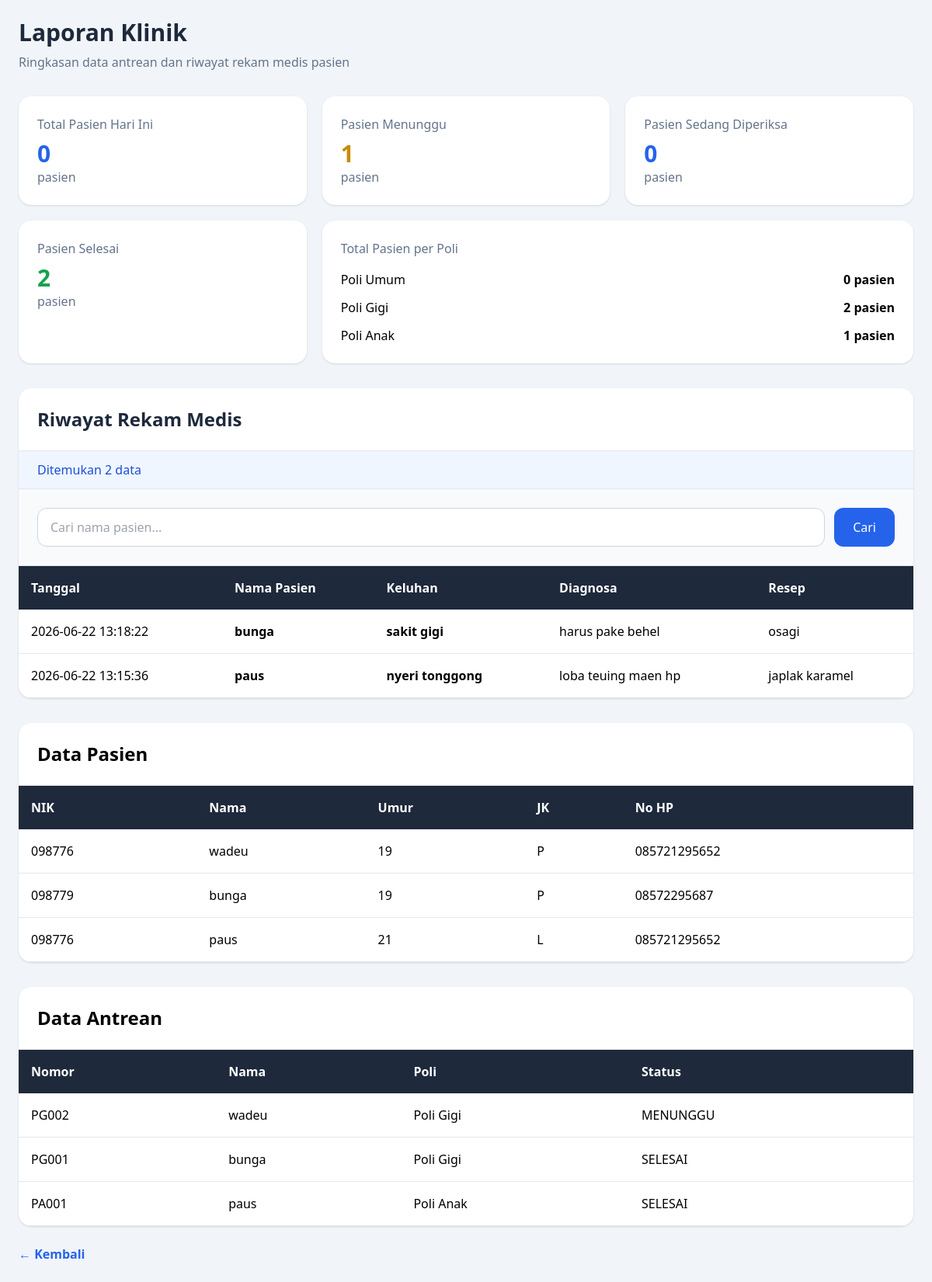
/laporan, run on an earlier commit of the app's database.
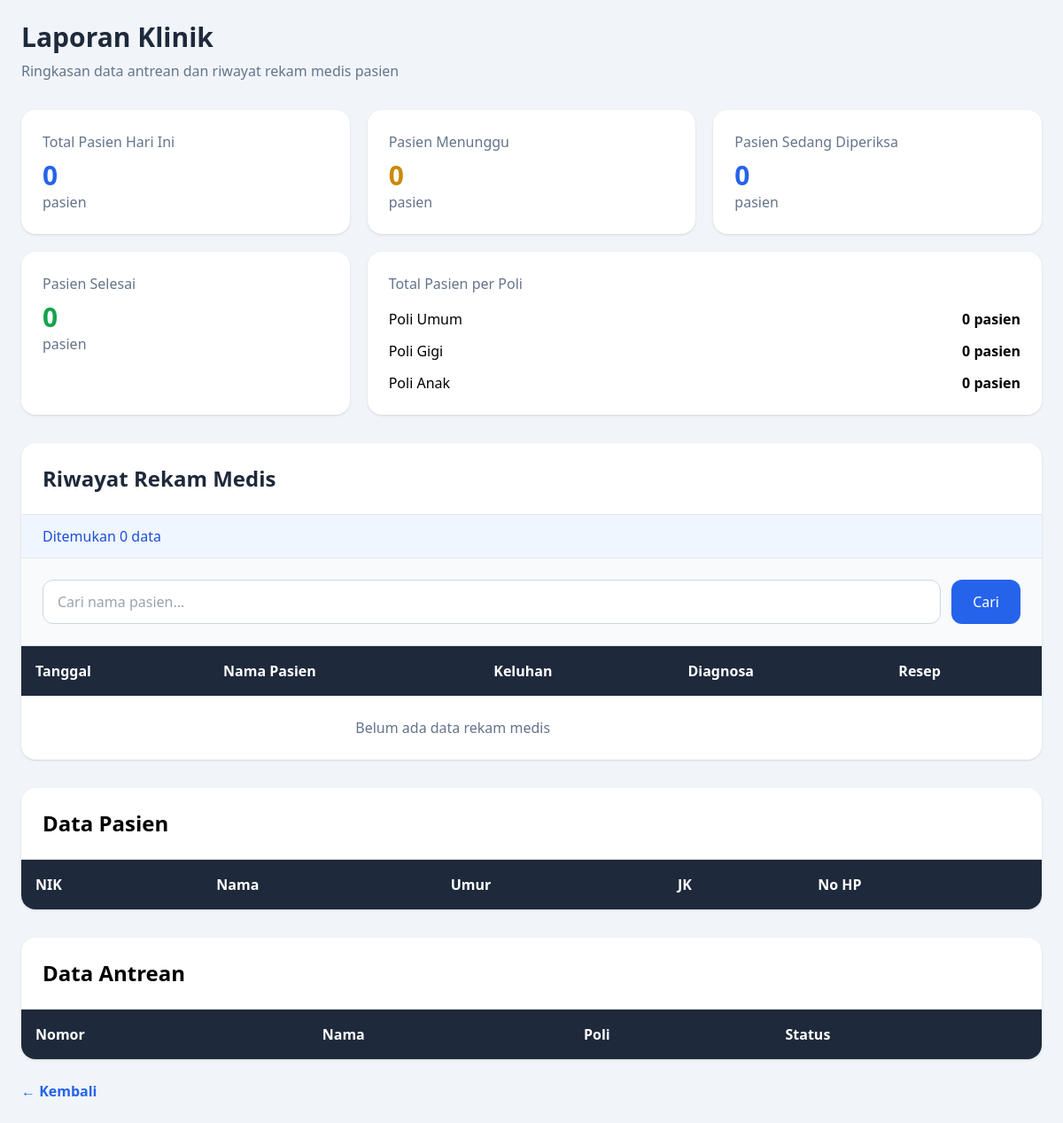
And on a later commit of the database.
### tables this page shows
CREATE TABLE rekam_medis (
            id INTEGER PRIMARY KEY AUTOINCREMENT, id_pasien INTEGER NOT NULL, keluhan TEXT NOT NULL,
            diagnosa TEXT NOT NULL, resep TEXT NOT NULL, tanggal_periksa TEXT NOT NULL,
            FOREIGN KEY (id_pasien) REFERENCES pasien(id)
        );

CREATE TABLE pasien (
            id INTEGER PRIMARY KEY AUTOINCREMENT, nik TEXT NOT NULL,nama TEXT NOT NULL,
            umur INTEGER NOT NULL, jenis_kelamin TEXT NOT NULL, no_hp TEXT NOT NULL
        );

CREATE TABLE antrean (
            id INTEGER PRIMARY KEY AUTOINCREMENT, id_pasien INTEGER NOT NULL, no_antrean TEXT NOT NULL,
            poli TEXT NOT NULL, status TEXT NOT NULL, waktu_daftar TEXT NOT NULL,
            FOREIGN KEY (id_pasien) REFERENCES pasien(id)
        );

### main.py (the view)
@app.route("/laporan")
def laporan_klinik():
    keyword = request.args.get("keyword", "")
    conn = get_db()
    total_pasien = conn.execute("""
        SELECT COUNT(*) FROM antrean
        WHERE date(waktu_daftar) = date('now')
    """).fetchone()[0]
    poli_umum = conn.execute("""
        SELECT COUNT(*) FROM antrean
        WHERE poli = 'Poli Umum'
    """).fetchone()[0]
    poli_gigi = conn.execute("""
        SELECT COUNT(*) FROM antrean
        WHERE poli = 'Poli Gigi'
    """).fetchone()[0]
    poli_anak = conn.execute("""
        SELECT COUNT(*) FROM antrean
        WHERE poli = 'Poli Anak'
    """).fetchone()[0]
    menunggu = conn.execute("""
        SELECT COUNT(*) FROM antrean
        WHERE status = 'MENUNGGU'
    """).fetchone()[0]
    diperiksa = conn.execute("""
        SELECT COUNT(*) FROM antrean
        WHERE status = 'DIPERIKSA'
    """).fetchone()[0]
    selesai = conn.execute("""
        SELECT COUNT(*) FROM antrean
        WHERE status = 'SELESAI'
    """).fetchone()[0]
    riwayat = conn.execute("""
        SELECT rekam_medis.*, pasien.nama
        FROM rekam_medis
        JOIN pasien
        ON rekam_medis.id_pasien = pasien.id
        WHERE pasien.nama LIKE ?
        ORDER BY rekam_medis.id DESC
    """, (f"%{keyword}%",)).fetchall()
    pasien = conn.execute("""
        SELECT *
        FROM pasien
        ORDER BY id DESC
    """).fetchall()
    antrean = conn.execute("""
        SELECT antrean.*, pasien.nama
        FROM antrean
        JOIN pasien ON antrean.id_pasien = pasien.id
        ORDER BY antrean.id DESC
    """).fetchall()
    conn.close()
    return render_template(
        "admin/laporan.html",
        total_pasien=total_pasien,
        pasien=pasien,
        antrean=antrean,
        poli_umum=poli_umum,
        poli_gigi=poli_gigi,
        poli_anak=poli_anak,
        menunggu=menunggu,
        diperiksa=diperiksa,
        selesai=selesai,
        riwayat=riwayat,
        keyword =keyword
    )

### main.py (called while the page is built)
def get_db():
    conn = sqlite3.connect("klinik_antri.db")
    conn.row_factory = sqlite3.Row
    return conn

### templates/admin/laporan.html (shortened to what the changed rows need)
<!DOCTYPE html>
<html lang="id">
<head>
    <script src="https://cdn.tailwindcss.com"></script>
</head>
<body class="bg-slate-100 min-h-screen p-6">
    <div class="max-w-6xl mx-auto">
        <h1 class="text-3xl font-bold text-slate-800 mb-2">Laporan Klinik</h1>
        <div class="grid md:grid-cols-3 gap-5 mb-8">
            <div class="bg-white p-6 rounded-2xl shadow">
                <h2 class="text-3xl font-bold text-blue-600 mt-2"> {{ total_pasien }} </h2>
            </div>
            <div class="bg-white p-6 rounded-2xl shadow">
                <p class="text-slate-500">Pasien Menunggu</p>
                <h2 class="text-3xl font-bold text-yellow-600 mt-2"> {{ menunggu }} </h2>
                <p class="text-slate-500">pasien</p>
            </div>
            <div class="bg-white p-6 rounded-2xl shadow">
                <h2 class="text-3xl font-bold text-blue-600 mt-2"> {{ diperiksa }} </h2>
            </div>
            <div class="bg-white p-6 rounded-2xl shadow">
                <p class="text-slate-500">Pasien Selesai</p>
                <h2 class="text-3xl font-bold text-green-600 mt-2"> {{ selesai }} </h2>
                <p class="text-slate-500">pasien</p>
            </div>
            <div class="bg-white p-6 rounded-2xl shadow md:col-span-2">
                <div class="space-y-3">
                    <div class="flex justify-between">
                        <span>Poli Gigi</span>
                        <b>{{ poli_gigi }} pasien</b>
                    </div>
                    <div class="flex justify-between">
                        <span>Poli Anak</span>
                        <b>{{ poli_anak }} pasien</b>
                    </div>
                </div>
            </div>
        </div>
        <div class="bg-white rounded-2xl shadow overflow-hidden">
            <div class="p-6 border-b">
                <h2 class="text-2xl font-bold text-slate-800">Riwayat Rekam Medis</h2>
            </div>
            <div class="px-6 py-3 bg-blue-50 border-b">
                <p class="text-blue-700 font-medium">Ditemukan {{ riwayat|length }} data</p>
            </div>
            <table class="w-full text-left">
                <thead class="bg-slate-800 text-white">
                    <tr>
                        <th class="p-4">Tanggal</th>
                        <th class="p-4">Nama Pasien</th>
                        <th class="p-4">Keluhan</th>
                        <th class="p-4">Diagnosa</th>
                        <th class="p-4">Resep</th>
                    </tr>
                </thead>
                <tbody>
                    {% for r in riwayat %}
                    <tr class="border-b hover:bg-slate-50">
                        <td class="p-4">{{ r.tanggal_periksa }}</td>
                        <td class="p-4 font-semibold">{{ r.nama }}</td>
                        <td class="p-4 font-semibold">{{ r.keluhan }}</td>
                        <td class="p-4">{{ r.diagnosa }}</td>
                        <td class="p-4">{{ r.resep }}</td>
                    </tr>
                    {% else %}
                    <tr>
                        <td colspan="4" class="p-6 text-center text-slate-500">Belum ada data rekam medis </td>
                    </tr>
                    {% endfor %}
                </tbody>
            </table>
        </div>
        <div class="bg-white rounded-2xl shadow mt-8 overflow-hidden">
            <div class="p-6 border-b">
                <h2 class="text-2xl font-bold">Data Pasien</h2>
            </div>
            <table class="w-full text-left">
                <thead class="bg-slate-800 text-white">
                    <tr>
                        <th class="p-4">NIK</th>
                        <th class="p-4">Nama</th>
                        <th class="p-4">Umur</th>
                        <th class="p-4">JK</th>
                        <th class="p-4">No HP</th>
                    </tr>
                </thead>
                <tbody>
                    {% for p in pasien %}
                    <tr class="border-b">
                        <td class="p-4">{{ p.nik }}</td>
                        <td class="p-4">{{ p.nama }}</td>
                        <td class="p-4">{{ p.umur }}</td>
                        <td class="p-4">{{ p.jenis_kelamin }}</td>
                        <td class="p-4">{{ p.no_hp }}</td>
                    </tr>
                    {% endfor %}
                </tbody>
            </table>
        </div>
        <div class="bg-white rounded-2xl shadow mt-8 overflow-hidden">
            <div class="p-6 border-b">
                <h2 class="text-2xl font-bold">Data Antrean</h2>
            </div>
            <table class="w-full text-left">
                <thead class="bg-slate-800 text-white">
                    <tr>
                        <th class="p-4">Nomor</th>
                        <th class="p-4">Nama</th>
                        <th class="p-4">Poli</th>
                        <th class="p-4">Status</th>
                    </tr>
                </thead>
                <tbody>
                    {% for a in antrean %}
                    <tr class="border-b">
                        <td class="p-4">{{ a.no_antrean }}</td>
                        <td class="p-4">{{ a.nama }}</td>
                        <td class="p-4">{{ a.poli }}</td>
                        <td class="p-4">{{ a.status }}</td>
                    </tr>
                    {% endfor %}
                </tbody>
            </table>
        </div>
    </div>
</body>
</html>

What changed in the data, as far as the page shows it:
removed rekam_medis: tanggal_periksa "2026-06-22 13:18:22", nama "bunga", keluhan "sakit gigi", diagnosa "harus pake behel", resep "osagi"
removed rekam_medis: tanggal_periksa "2026-06-22 13:15:36", nama "paus", keluhan "nyeri tonggong", diagnosa "loba teuing maen hp", resep "japlak karamel"
removed pasien: nik "098776", nama "wadeu", umur "19", jenis_kelamin "P", no_hp "085721295652"
removed pasien: nik "098779", nama "bunga", umur "19", jenis_kelamin "P", no_hp "08572295687"
removed pasien: nik "098776", nama "paus", umur "21", jenis_kelamin "L", no_hp "085721295652"
removed antrean: no_antrean "PG002", nama "wadeu", poli "Poli Gigi", status "MENUNGGU"
removed antrean: no_antrean "PG001", nama "bunga", poli "Poli Gigi", status "SELESAI"
removed antrean: no_antrean "PA001", nama "paus", poli "Poli Anak", status "SELESAI"
Also different on the page:
{{ menunggu }}: "1" → "0"
{{ selesai }}: "2" → "0"
{{ poli_gigi }}: "2" → "0"
{{ poli_anak }}: "1" → "0"
{{ riwayat|length }}: "2" → "0"
text now shown: "Belum ada data rekam medis"
